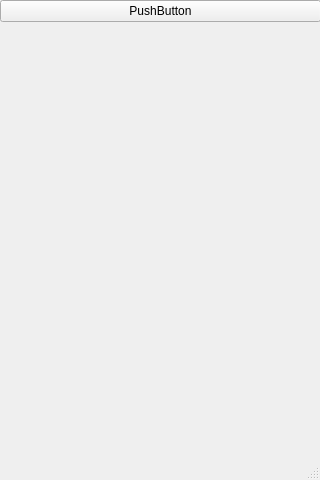
<?xml version="1.0" encoding="UTF-8"?>
<ui version="4.0">
 <class>MainWindow</class>
 <widget class="QMainWindow" name="MainWindow">
  <property name="geometry">
   <rect>
    <x>0</x>
    <y>0</y>
    <width>320</width>
    <height>480</height>
   </rect>
  </property>
  <property name="cursor">
   <cursorShape>BlankCursor</cursorShape>
  </property>
  <property name="windowTitle">
   <string>MainWindow</string>
  </property>
  <widget class="QWidget" name="centralwidget">
   <widget class="QWidget" name="gridLayoutWidget">
    <property name="geometry">
     <rect>
      <x>0</x>
      <y>0</y>
      <width>321</width>
      <height>451</height>
     </rect>
    </property>
    <layout class="QGridLayout" name="gridLayout">
     <property name="sizeConstraint">
      <enum>QLayout::SetMaximumSize</enum>
     </property>
     <item row="0" column="0">
      <widget class="QPushButton" name="pushButton">
       <property name="text">
        <string>PushButton</string>
       </property>
       <property name="autoDefault">
        <bool>false</bool>
       </property>
       <property name="default">
        <bool>false</bool>
       </property>
       <property name="flat">
        <bool>false</bool>
       </property>
      </widget>
     </item>
    </layout>
   </widget>
  </widget>
  <widget class="QMenuBar" name="menubar">
   <property name="geometry">
    <rect>
     <x>0</x>
     <y>0</y>
     <width>320</width>
     <height>22</height>
    </rect>
   </property>
  </widget>
  <widget class="QStatusBar" name="statusbar"/>
 </widget>
 <resources/>
 <connections/>
</ui>
